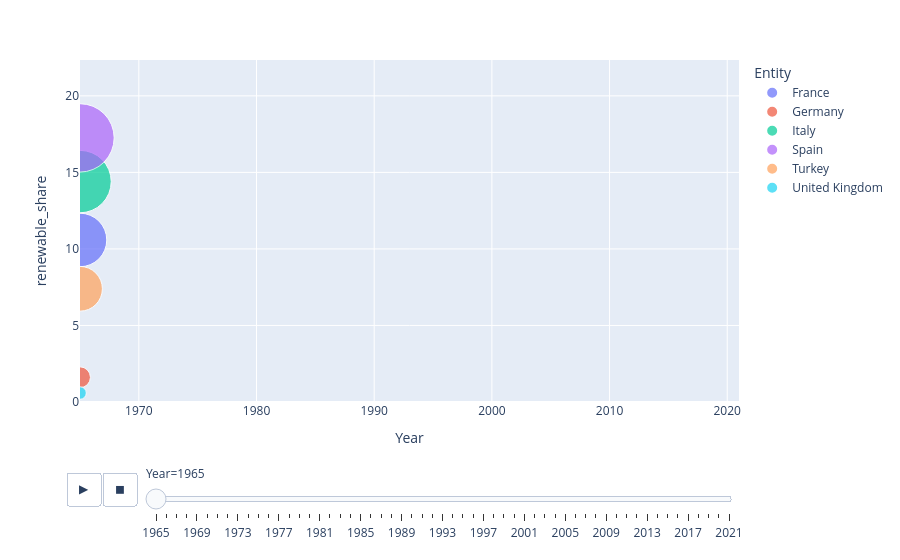

The code cell stored with this chart in its notebook:
### Code cell
interest_countries = ['Germany', 'France', 'United Kingdom', 'Italy', 'Spain', 'Turkey']

selected_data = input_data[input_data['Entity'].isin(interest_countries)]

fig = px.scatter(selected_data, x="Year", y="renewable_share", animation_frame="Year", 
                 animation_group="Entity", size="renewable_share", color="Entity", 
                 hover_name="Entity", size_max=55, range_x=[selected_data['Year'].min(), selected_data['Year'].max()], 
                 range_y=[0, selected_data['renewable_share'].max()])

fig.show()

### Figure 1 — Plotly figure (JSON) as saved in the notebook; plotly's stock layout.template omitted (floating-point values rounded to 4 significant figures)
{"data": [{"hovertemplate": "<b>%{hovertext}</b><br><br>Entity=France<br>Year=%{x}<br>renewable_share=%{marker.size}<extra></extra>", "hovertext": ["France"], "ids": ["France"], "legendgroup": "France", "marker": {"color": "#636efa", "size": [10.58], "sizemode": "area", "sizeref": 0.007386, "symbol": "circle"}, "mode": "markers", "name": "France", "orientation": "v", "showlegend": true, "type": "scatter", "x": [1965], "xaxis": "x", "y": [10.58], "yaxis": "y"}, {"hovertemplate": "<b>%{hovertext}</b><br><br>Entity=Germany<br>Year=%{x}<br>renewable_share=%{marker.size}<extra></extra>", "hovertext": ["Germany"], "ids": ["Germany"], "legendgroup": "Germany", "marker": {"color": "#EF553B", "size": [1.615], "sizemode": "area", "sizeref": 0.007386, "symbol": "circle"}, "mode": "markers", "name": "Germany", "orientation": "v", "showlegend": true, "type": "scatter", "x": [1965], "xaxis": "x", "y": [1.615], "yaxis": "y"}, {"hovertemplate": "<b>%{hovertext}</b><br><br>Entity=Italy<br>Year=%{x}<br>renewable_share=%{marker.size}<extra></extra>", "hovertext": ["Italy"], "ids": ["Italy"], "legendgroup": "Italy", "marker": {"color": "#00cc96", "size": [14.4], "sizemode": "area", "sizeref": 0.007386, "symbol": "circle"}, "mode": "markers", "name": "Italy", "orientation": "v", "showlegend": true, "type": "scatter", "x": [1965], "xaxis": "x", "y": [14.4], "yaxis": "y"}, {"hovertemplate": "<b>%{hovertext}</b><br><br>Entity=Spain<br>Year=%{x}<br>renewable_share=%{marker.size}<extra></extra>", "hovertext": ["Spain"], "ids": ["Spain"], "legendgroup": "Spain", "marker": {"color": "#ab63fa", "size": [17.25], "sizemode": "area", "sizeref": 0.007386, "symbol": "circle"}, "mode": "markers", "name": "Spain", "orientation": "v", "showlegend": true, "type": "scatter", "x": [1965], "xaxis": "x", "y": [17.25], "yaxis": "y"}, {"hovertemplate": "<b>%{hovertext}</b><br><br>Entity=Turkey<br>Year=%{x}<br>renewable_share=%{marker.size}<extra></extra>", "hovertext": ["Turkey"], "ids": ["Turkey"], "legendgroup": "Turkey", "marker": {"color": "#FFA15A", "size": [7.396], "sizemode": "area", "sizeref": 0.007386, "symbol": "circle"}, "mode": "markers", "name": "Turkey", "orientation": "v", "showlegend": true, "type": "scatter", "x": [1965], "xaxis": "x", "y": [7.396], "yaxis": "y"}, {"hovertemplate": "<b>%{hovertext}</b><br><br>Entity=United Kingdom<br>Year=%{x}<br>renewable_share=%{marker.size}<extra></extra>", "hovertext": ["United Kingdom"], "ids": ["United Kingdom"], "legendgroup": "United Kingdom", "marker": {"color": "#19d3f3", "size": [0.5888], "sizemode": "area", "sizeref": 0.007386, "symbol": "circle"}, "mode": "markers", "name": "United Kingdom", "orientation": "v", "showlegend": true, "type": "scatter", "x": [1965], "xaxis": "x", "y": [0.5888], "yaxis": "y"}], "layout": {"legend": {"itemsizing": "constant", "title": {"text": "Entity"}, "tracegroupgap": 0}, "margin": {"t": 60}, "sliders": [{"active": 0, "currentvalue": {"prefix": "Year="}, "len": 0.9, "pad": {"b": 10, "t": 60}, "steps": [{"args": [["1965"], {"frame": {"duration": 0, "redraw": false}, "fromcurrent": true, "mode": "immediate", "transition": {"duration": 0, "easing": "linear"}}], "label": "1965", "method": "animate"}, {"args": [["1966"], {"frame": {"duration": 0, "redraw": false}, "fromcurrent": true, "mode": "immediate", "transition": {"duration": 0, "easing": "linear"}}], "label": "1966", "method": "animate"}, {"args": [["1967"], {"frame": {"duration": 0, "redraw": false}, "fromcurrent": true, "mode": "immediate", "transition": {"duration": 0, "easing": "linear"}}], "label": "1967", "method": "animate"}, {"args": [["1968"], {"frame": {"duration": 0, "redraw": false}, "fromcurrent": true, "mode": "immediate", "transition": {"duration": 0, "easing": "linear"}}], "label": "1968", "method": "animate"}, {"args": [["1969"], {"frame": {"duration": 0, "redraw": false}, "fromcurrent": true, "mode": "immediate", "transition": {"duration": 0, "easing": "linear"}}], "label": "1969", "method": "animate"}, {"args": [["1970"], {"frame": {"duration": 0, "redraw": false}, "fromcurrent": true, "mode": "immediate", "transition": {"duration": 0, "easing": "linear"}}], "label": "1970", "method": "animate"}, {"args": [["1971"], {"frame": {"duration": 0, "redraw": false}, "fromcurrent": true, "mode": "immediate", "transition": {"duration": 0, "easing": "linear"}}], "label": "1971", "method": "animate"}, {"args": [["1972"], {"frame": {"duration": 0, "redraw": false}, "fromcurrent": true, "mode": "immediate", "transition": {"duration": 0, "easing": "linear"}}], "label": "1972", "method": "animate"}, {"args": [["1973"], {"frame": {"duration": 0, "redraw": false}, "fromcurrent": true, "mode": "immediate", "transition": {"duration": 0, "easing": "linear"}}], "label": "1973", "method": "animate"}, {"args": [["1974"], {"frame": {"duration": 0, "redraw": false}, "fromcurrent": true, "mode": "immediate", "transition": {"duration": 0, "easing": "linear"}}], "label": "1974", "method": "animate"}, {"args": [["1975"], {"frame": {"duration": 0, "redraw": false}, "fromcurrent": true, "mode": "immediate", "transition": {"duration": 0, "easing": "linear"}}], "label": "1975", "method": "animate"}, {"args": [["1976"], {"frame": {"duration": 0, "redraw": false}, "fromcurrent": true, "mode": "immediate", "transition": {"duration": 0, "easing": "linear"}}], "label": "1976", "method": "animate"}, {"args": [["1977"], {"frame": {"duration": 0, "redraw": false}, "fromcurrent": true, "mode": "immediate", "transition": {"duration": 0, "easing": "linear"}}], "label": "1977", "method": "animate"}, {"args": [["1978"], {"frame": {"duration": 0, "redraw": false}, "fromcurrent": true, "mode": "immediate", "transition": {"duration": 0, "easing": "linear"}}], "label": "1978", "method": "animate"}, {"args": [["1979"], {"frame": {"duration": 0, "redraw": false}, "fromcurrent": true, "mode": "immediate", "transition": {"duration": 0, "easing": "linear"}}], "label": "1979", "method": "animate"}, {"args": [["1980"], {"frame": {"duration": 0, "redraw": false}, "fromcurrent": true, "mode": "immediate", "transition": {"duration": 0, "easing": "linear"}}], "label": "1980", "method": "animate"}, {"args": [["1981"], {"frame": {"duration": 0, "redraw": false}, "fromcurrent": true, "mode": "immediate", "transition": {"duration": 0, "easing": "linear"}}], "label": "1981", "method": "animate"}, {"args": [["1982"], {"frame": {"duration": 0, "redraw": false}, "fromcurrent": true, "mode": "immediate", "transition": {"duration": 0, "easing": "linear"}}], "label": "1982", "method": "animate"}, {"args": [["1983"], {"frame": {"duration": 0, "redraw": false}, "fromcurrent": true, "mode": "immediate", "transition": {"duration": 0, "easing": "linear"}}], "label": "1983", "method": "animate"}, {"args": [["1984"], {"frame": {"duration": 0, "redraw": false}, "fromcurrent": true, "mode": "immediate", "transition": {"duration": 0, "easing": "linear"}}], "label": "1984", "method": "animate"}, {"args": [["1985"], {"frame": {"duration": 0, "redraw": false}, "fromcurrent": true, "mode": "immediate", "transition": {"duration": 0, "easing": "linear"}}], "label": "1985", "method": "animate"}, {"args": [["1986"], {"frame": {"duration": 0, "redraw": false}, "fromcurrent": true, "mode": "immediate", "transition": {"duration": 0, "easing": "linear"}}], "label": "1986", "method": "animate"}, {"args": [["1987"], {"frame": {"duration": 0, "redraw": false}, "fromcurrent": true, "mode": "immediate", "transition": {"duration": 0, "easing": "linear"}}], "label": "1987", "method": "animate"}, {"args": [["1988"], {"frame": {"duration": 0, "redraw": false}, "fromcurrent": true, "mode": "immediate", "transition": {"duration": 0, "easing": "linear"}}], "label": "1988", "method": "animate"}, {"args": [["1989"], {"frame": {"duration": 0, "redraw": false}, "fromcurrent": true, "mode": "immediate", "transition": {"duration": 0, "easing": "linear"}}], "label": "1989", "method": "animate"}, {"args": [["1990"], {"frame": {"duration": 0, "redraw": false}, "fromcurrent": true, "mode": "immediate", "transition": {"duration": 0, "easing": "linear"}}], "label": "1990", "method": "animate"}, {"args": [["1991"], {"frame": {"duration": 0, "redraw": false}, "fromcurrent": true, "mode": "immediate", "transition": {"duration": 0, "easing": "linear"}}], "label": "1991", "method": "animate"}, {"args": [["1992"], {"frame": {"duration": 0, "redraw": false}, "fromcurrent": true, "mode": "immediate", "transition": {"duration": 0, "easing": "linear"}}], "label": "1992", "method": "animate"}, {"args": [["1993"], {"frame": {"duration": 0, "redraw": false}, "fromcurrent": true, "mode": "immediate", "transition": {"duration": 0, "easing": "linear"}}], "label": "1993", "method": "animate"}, {"args": [["1994"], {"frame": {"duration": 0, "redraw": false}, "fromcurrent": true, "mode": "immediate", "transition": {"duration": 0, "easing": "linear"}}], "label": "1994", "method": "animate"}, {"args": [["1995"], {"frame": {"duration": 0, "redraw": false}, "fromcurrent": true, "mode": "immediate", "transition": {"duration": 0, "easing": "linear"}}], "label": "1995", "method": "animate"}, {"args": [["1996"], {"frame": {"duration": 0, "redraw": false}, "fromcurrent": true, "mode": "immediate", "transition": {"duration": 0, "easing": "linear"}}], "label": "1996", "method": "animate"}, {"args": [["1997"], {"frame": {"duration": 0, "redraw": false}, "fromcurrent": true, "mode": "immediate", "transition": {"duration": 0, "easing": "linear"}}], "label": "1997", "method": "animate"}, {"args": [["1998"], {"frame": {"duration": 0, "redraw": false}, "fromcurrent": true, "mode": "immediate", "transition": {"duration": 0, "easing": "linear"}}], "label": "1998", "method": "animate"}, {"args": [["1999"], {"frame": {"duration": 0, "redraw": false}, "fromcurrent": true, "mode": "immediate", "transition": {"duration": 0, "easing": "linear"}}], "label": "1999", "method": "animate"}, {"args": [["2000"], {"frame": {"duration": 0, "redraw": false}, "fromcurrent": true, "mode": "immediate", "transition": {"duration": 0, "easing": "linear"}}], "label": "2000", "method": "animate"}, {"args": [["2001"], {"frame": {"duration": 0, "redraw": false}, "fromcurrent": true, "mode": "immediate", "transition": {"duration": 0, "easing": "linear"}}], "label": "2001", "method": "animate"}, {"args": [["2002"], {"frame": {"duration": 0, "redraw": false}, "fromcurrent": true, "mode": "immediate", "transition": {"duration": 0, "easing": "linear"}}], "label": "2002", "method": "animate"}, {"args": [["2003"], {"frame": {"duration": 0, "redraw": false}, "fromcurrent": true, "mode": "immediate", "transition": {"duration": 0, "easing": "linear"}}], "label": "2003", "method": "animate"}, {"args": [["2004"], {"frame": {"duration": 0, "redraw": false}, "fromcurrent": true, "mode": "immediate", "transition": {"duration": 0, "easing": "linear"}}], "label": "2004", "method": "animate"}, {"args": [["2005"], {"frame": {"duration": 0, "redraw": false}, "fromcurrent": true, "mode": "immediate", "transition": {"duration": 0, "easing": "linear"}}], "label": "2005", "method": "animate"}, {"args": [["2006"], {"frame": {"duration": 0, "redraw": false}, "fromcurrent": true, "mode": "immediate", "transition": {"duration": 0, "easing": "linear"}}], "label": "2006", "method": "animate"}, {"args": [["2007"], {"frame": {"duration": 0, "redraw": false}, "fromcurrent": true, "mode": "immediate", "transition": {"duration": 0, "easing": "linear"}}], "label": "2007", "method": "animate"}, {"args": [["2008"], {"frame": {"duration": 0, "redraw": false}, "fromcurrent": true, "mode": "immediate", "transition": {"duration": 0, "easing": "linear"}}], "label": "2008", "method": "animate"}, {"args": [["2009"], {"frame": {"duration": 0, "redraw": false}, "fromcurrent": true, "mode": "immediate", "transition": {"duration": 0, "easing": "linear"}}], "label": "2009", "method": "animate"}, {"args": [["2010"], {"frame": {"duration": 0, "redraw": false}, "fromcurrent": true, "mode": "immediate", "transition": {"duration": 0, "easing": "linear"}}], "label": "2010", "method": "animate"}, {"args": [["2011"], {"frame": {"duration": 0, "redraw": false}, "fromcurrent": true, "mode": "immediate", "transition": {"duration": 0, "easing": "linear"}}], "label": "2011", "method": "animate"}, {"args": [["2012"], {"frame": {"duration": 0, "redraw": false}, "fromcurrent": true, "mode": "immediate", "transition": {"duration": 0, "easing": "linear"}}], "label": "2012", "method": "animate"}, {"args": [["2013"], {"frame": {"duration": 0, "redraw": false}, "fromcurrent": true, "mode": "immediate", "transition": {"duration": 0, "easing": "linear"}}], "label": "2013", "method": "animate"}, {"args": [["2014"], {"frame": {"duration": 0, "redraw": false}, "fromcurrent": true, "mode": "immediate", "transition": {"duration": 0, "easing": "linear"}}], "label": "2014", "method": "animate"}, {"args": [["2015"], {"frame": {"duration": 0, "redraw": false}, "fromcurrent": true, "mode": "immediate", "transition": {"duration": 0, "easing": "linear"}}], "label": "2015", "method": "animate"}, {"args": [["2016"], {"frame": {"duration": 0, "redraw": false}, "fromcurrent": true, "mode": "immediate", "transition": {"duration": 0, "easing": "linear"}}], "label": "2016", "method": "animate"}, {"args": [["2017"], {"frame": {"duration": 0, "redraw": false}, "fromcurrent": true, "mode": "immediate", "transition": {"duration": 0, "easing": "linear"}}], "label": "2017", "method": "animate"}, {"args": [["2018"], {"frame": {"duration": 0, "redraw": false}, "fromcurrent": true, "mode": "immediate", "transition": {"duration": 0, "easing": "linear"}}], "label": "2018", "method": "animate"}, {"args": [["2019"], {"frame": {"duration": 0, "redraw": false}, "fromcurrent": true, "mode": "immediate", "transition": {"duration": 0, "easing": "linear"}}], "label": "2019", "method": "animate"}, {"args": [["2020"], {"frame": {"duration": 0, "redraw": false}, "fromcurrent": true, "mode": "immediate", "transition": {"duration": 0, "easing": "linear"}}], "label": "2020", "method": "animate"}, {"args": [["2021"], {"frame": {"duration": 0, "redraw": false}, "fromcurrent": true, "mode": "immediate", "transition": {"duration": 0, "easing": "linear"}}], "label": "2021", "method": "animate"}], "x": 0.1, "xanchor": "left", "y": 0, "yanchor": "top"}], "updatemenus": [{"buttons": [{"args": [null, {"frame": {"duration": 500, "redraw": false}, "fromcurrent": true, "mode": "immediate", "transition": {"duration": 500, "easing": "linear"}}], "label": "&#9654;", "method": "animate"}, {"args": [[null], {"frame": {"duration": 0, "redraw": false}, "fromcurrent": true, "mode": "immediate", "transition": {"duration": 0, "easing": "linear"}}], "label": "&#9724;", "method": "animate"}], "direction": "left", "pad": {"r": 10, "t": 70}, "showactive": false, "type": "buttons", "x": 0.1, "xanchor": "right", "y": 0, "yanchor": "top"}], "xaxis": {"anchor": "y", "categoryarray": [1965, 1966, 1967, 1968, 1969, 1970, 1971, 1972, 1973, 1974, 1975, 1976, 1977, 1978, 1979, 1980, 1981, 1982, 1983, 1984, 1985, 1986, 1987, 1988, 1989, 1990, 1991, 1992, 1993, 1994, 1995, 1996, 1997, 1998, 1999, 2000, 2001, 2002, 2003, 2004, 2005, 2006, 2007, 2008, 2009, 2010, 2011, 2012, 2013, 2014, 2015, 2016, 2017, 2018, 2019, 2020, 2021], "categoryorder": "array", "domain": [0, 1], "range": [1965, 2021], "title": {"text": "Year"}}, "yaxis": {"anchor": "x", "domain": [0, 1], "range": [0, 22.34], "title": {"text": "renewable_share"}}}}
